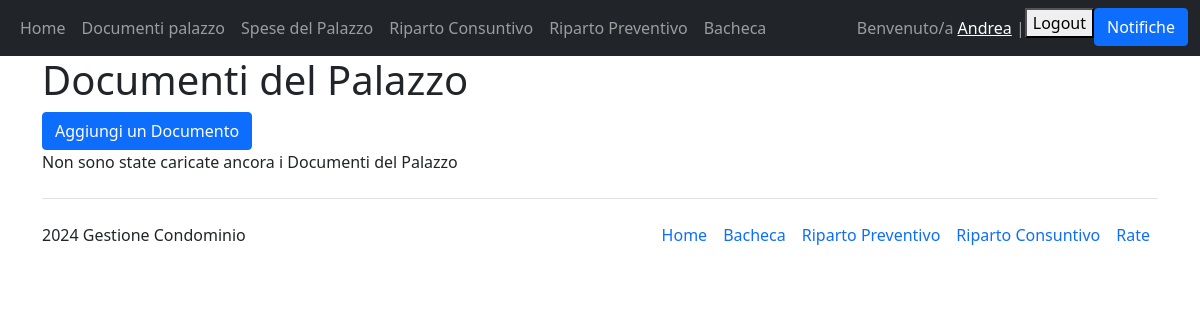
/documenti_palazzo (signed in), run on an earlier commit of the app's database.
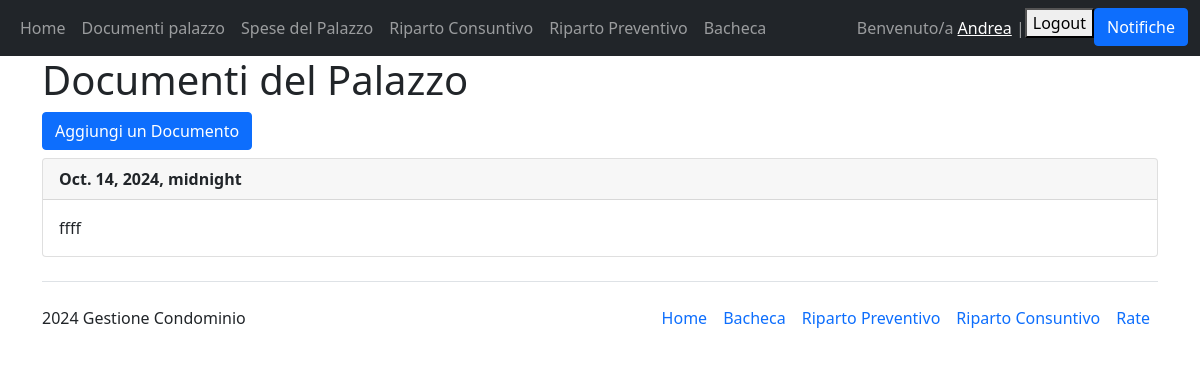
And on a later commit of the database.
### Condominio/models.py (models this page shows)
class DocumentiPalazzo(models.Model):
    data = models.DateTimeField("Data", primary_key=True)
    descrizione = models.CharField(max_length=200)
    file_documento = models.FileField(verbose_name="Documento del Palazzo", upload_to='static/files', blank=True, default=None)
    class Meta:
        verbose_name_plural = "Documenti del Palazzo"

### Condominio/views.py (the view)
# urls.py: path('documenti_palazzo', views.documenti_palazzo, name="documenti_palazzo"),
@login_required(login_url="/login")
def documenti_palazzo(request):
    documenti=DocumentiPalazzo.objects.all()
    if request.method == "POST":
        documento_id = request.POST.get("documento-id")
        print(documento_id)
        documento=DocumentiPalazzo.objects.filter(id=documento_id).first()
        if documento and (request.user.has_perm("main.delete_documento")):
            documento.delete()
    return render(request, 'Condominio_main/documenti_palazzo.html', {"documenti":documenti})

### Condominio/templates/Condominio_main/documenti_palazzo.html (shortened to what this page needs)
{% extends 'Condominio_main/base.html' %}
{% block content %}
<h1>Documenti del Palazzo</h1>
<a class="btn btn-primary" href="/create_documento" role="button">Aggiungi un Documento</a>
{% for documento in documenti %}
<div class="card mt-2">
    <div class="card-header"><strong>{{documento.data}}</strong></div>
    <div class="card-body d-flex flex-row justify-content-between">
       <div>
            {{documento.descrizione}}
       </div>
    </div>
</div>
{%empty%}
<p>Non sono state caricate ancora i Documenti del Palazzo</p>
{% endfor %}
{% endblock %}

What changed in the data, as far as the page shows it:
added DocumentiPalazzo: data "Oct. 14, 2024, midnight", descrizione "ffff"
Also different on the page:
text no longer shown: "Non sono state caricate ancora i Documenti del Palazzo"
